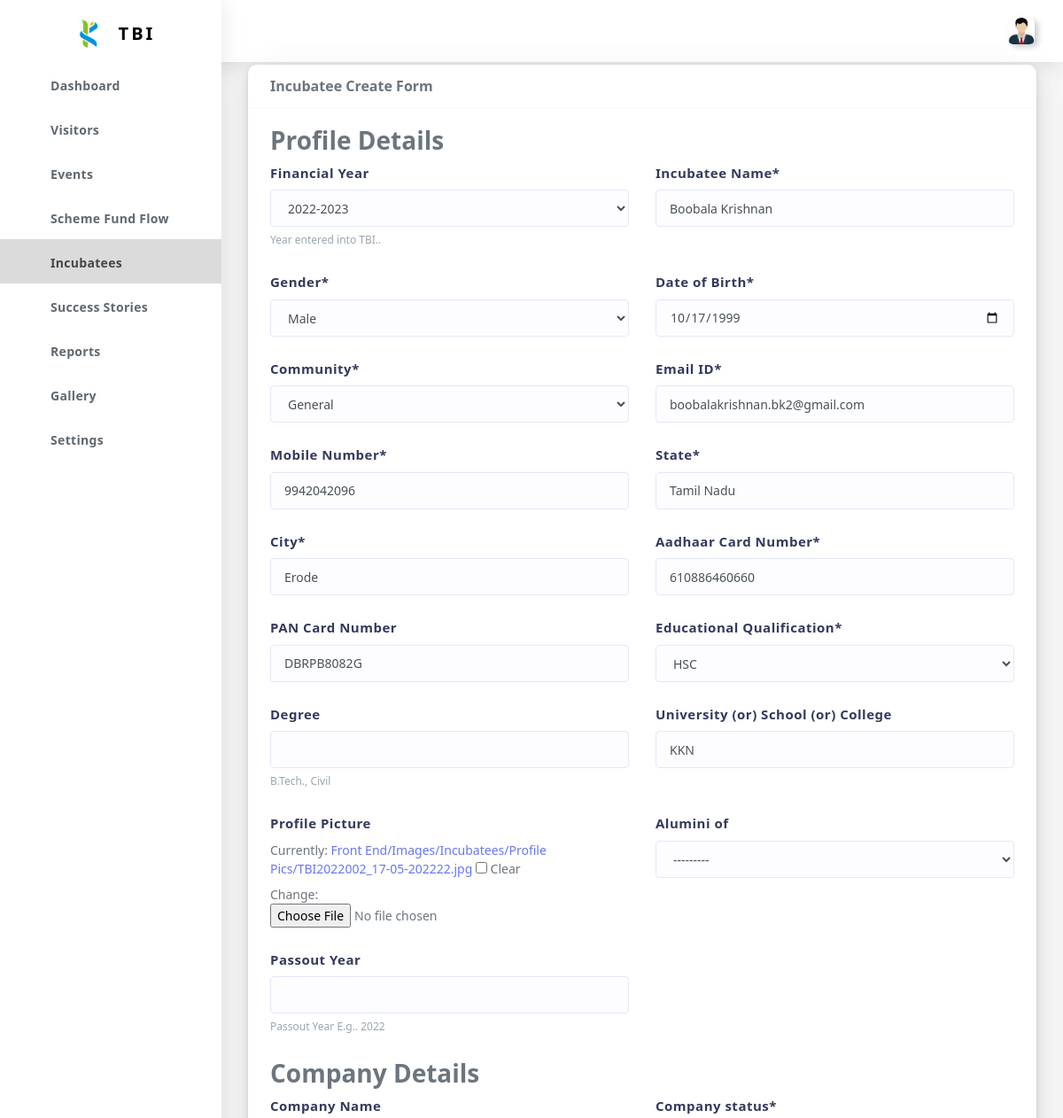
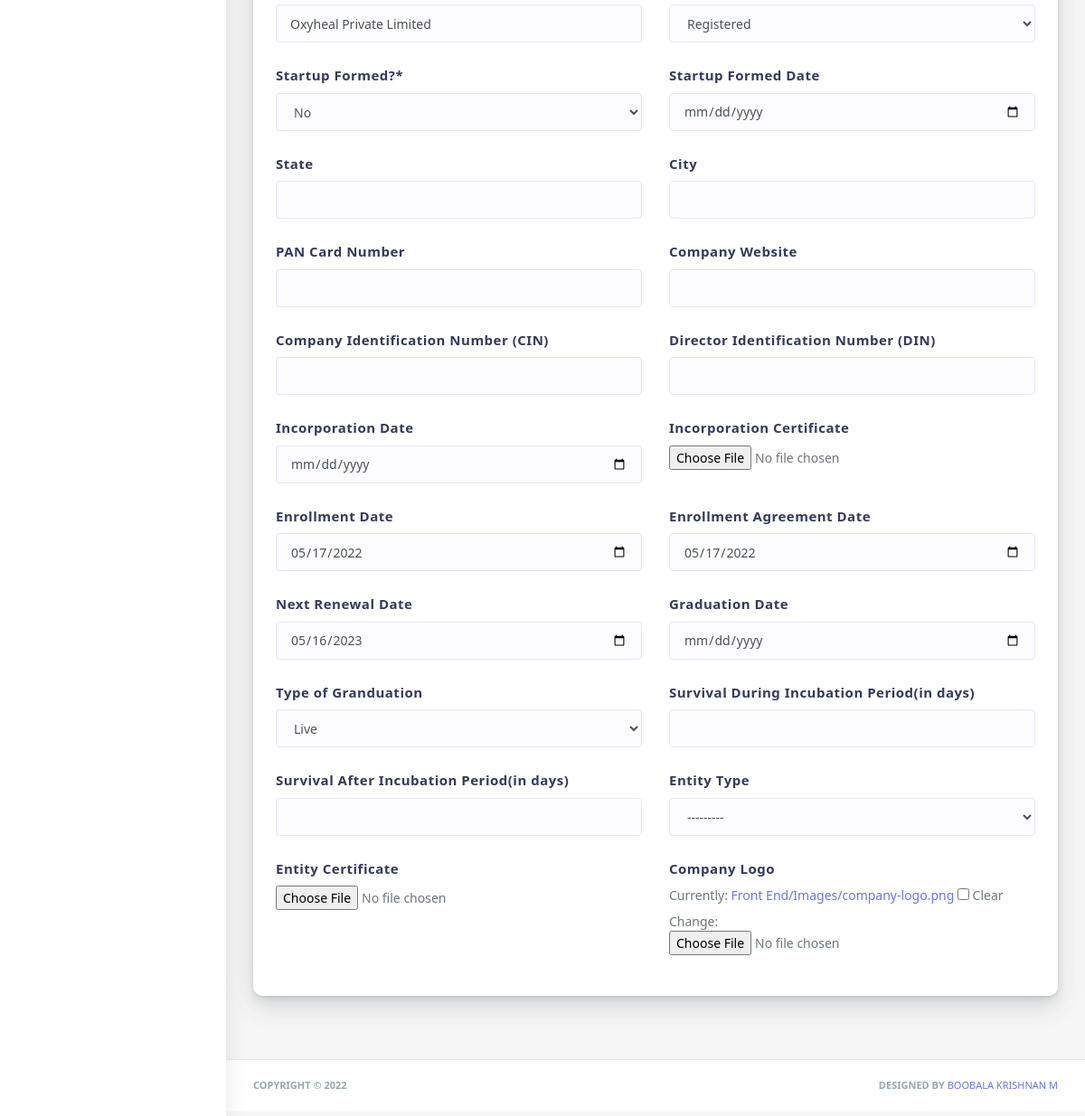
The page /editIncubatee/TBI@2022002 (signed in) on the database its author committed (2 pictures, top to bottom).
### Users/models.py (models this page shows, shortened)
class FinancialYear(models.Model):
    financialYear = models.CharField(
        max_length=12,
        validators=[
            RegexValidator(
                regex='^[0-9-]*$',
                message='Financial Year must be in the format YYYY-YYYY',
                code='invalid_username'
            ),
        ],
        verbose_name='Financial Year',
        primary_key=True,
    )
    def __str__(self):
        return self.financialYear

class Incubatee(models.Model):
    incubatee_ID = models.CharField(
        max_length=50,
        primary_key=True,
        verbose_name="Incubatee ID"
    )
    financialYear = models.ForeignKey(
        FinancialYear,
        on_delete=models.CASCADE, null=True,blank=True,
        verbose_name="Financial Year",
        help_text = "Year entered into TBI.."
    )
    name = models.CharField(
        max_length=50,
        validators=[validators['text']],
        verbose_name="Incubatee Name"
    )
    gender = models.CharField(
        max_length=8,
        choices=validators['gender'],
        verbose_name="Gender"
    )
    dob = models.DateField(verbose_name="Date of Birth")
    community = models.CharField(
        max_length=8,
        choices=validators['community'],
        verbose_name="Community"
    )
    mail = models.EmailField(
        max_length=60,
        verbose_name="Email ID",
    )
    mobile = models.CharField(
        max_length=10,
        validators=[validators["PhoneNumber"]],
        verbose_name="Mobile Number"
    )
    state = models.CharField(
        max_length=30, verbose_name="State"
    )
    city = models.CharField(
        max_length=30, verbose_name="City"
    )
    aadhaar = models.CharField(
        validators=[validators['Aadhaar']],
        max_length=12,
        null=False,
        verbose_name="Aadhaar Card Number",
        unique=True
    )
    pan = models.CharField(
        max_length=15,
        null=True,
        blank=True,
        validators=[validators['Pan']],
        verbose_name="PAN Card Number",
        unique=True
    )
    education = models.CharField(
        max_length=10,
        choices=validators['education'],
        verbose_name="Educational Qualification",
    )
    degree = models.CharField(
        max_length=15,
        default="",
        validators=[validators['textspecial']],
        verbose_name="Degree",
        null=True, blank=True,
        help_text="B.Tech., Civil"
    )
    university = models.CharField(
        max_length=50,
        default="",
        blank=True,null=True,
        validators=[validators['text']],
        verbose_name="University (or) School (or) College"
    )
    profile = models.ImageField(
        upload_to=incubatee_Photos,
        verbose_name='Profile Picture',
        null=True,
        blank=True,
        default='Front End/Images/user.png'
    )
    alumini = models.CharField(
        max_length=20,
        null=True,
        blank=True,
        verbose_name = "Alumini of ",
        choices=(
            ("KEC", "KEC"),
            ("KPIT", "KPIT"),
            ("ITI", "ITI"),
            ("Kongu Arts & Science", "Kongu Arts & Science"),
        ),
    )
    year = models.IntegerField(
        verbose_name="Passout Year",
        help_text="Passout Year E.g.. 2022",
        null = True,blank= True,
    )
    updateOn = models.DateField(default=datetime.date.today,null=True,blank=True)

class Company(models.Model):
    incubatee_ID = models.ForeignKey(
        Incubatee, on_delete=models.CASCADE,
        verbose_name= "Incubatee", null=True,
        blank=True
    )
    company_name = models.CharField(
        max_length=50,
        null=True,blank=True,
        verbose_name="Company Name"
    )
    company_status = models.CharField(
        max_length=20,
        choices=(
            ("Registered", "Registered"),
            ("Unregistered", "Unregistered"),
        ),
        default = "Unregistered"
    )
    startupFormed = models.CharField(
        max_length=3,
        choices=(("Yes", "Yes"), ("No", "No")),
        default="No",
        verbose_name="Startup Formed?",
    )
    startupFormedDate = models.DateField(
        null=True, blank=True,
        verbose_name="Startup Formed Date"
    )
    address_state = models.CharField(
        max_length=30, verbose_name="State",
        null=True, blank=True
    )
    address_city = models.CharField(
        max_length=30, verbose_name="City",
        null=True, blank=True
    )
    company_pan = models.CharField(
        max_length=15,
        null=True,
        blank=True,
        validators=[validators['Pan']],
        verbose_name="PAN Card Number",
        unique=True
    )
    url = models.URLField(
        verbose_name="Company Website",
        null=True,blank=True,
    )
    cin = models.CharField(
        max_length=20,
        null=True,
        blank=True,
        verbose_name="Company Identification Number (CIN)"
    )
    din = models.CharField(
        max_length=20,
        null=True,
        blank=True,
        verbose_name="Director Identification Number (DIN)"
    )
    incorporationDate = models.DateField(
        null=True, blank=True,
        verbose_name="Incorporation Date"
    )
    incorporationCertificate = models.FileField(
        upload_to=incorporation_Certificate,
        verbose_name='Incorporation Certificate',
        null=True,
        blank=True,
    )
    enrollmentDate = models.DateField(
        default=datetime.date.today,
        null=True, blank=True,
        verbose_name="Enrollment Date"
    )
    enrollmentagreementDate = models.DateField(
        default=datetime.date.today,
        null=True, blank=True,
        verbose_name="Enrollment Agreement Date"
    )
    renewalDate = models.DateField(
        null=True, blank=True,
        verbose_name="Next Renewal Date"
    )
    graduationDate = models.DateField(
        null=True, blank=True,
        verbose_name="Graduation Date"
    )
    graduationType = models.CharField(
        max_length=10,
        null=True, blank=True,
        choices=(
            ("Live", "Live"),
            ("Closed", "Closed"),
        ),
        default="Live",
        verbose_name="Type of Granduation",
    )
    survivalDuringIncubation = models.IntegerField(
        verbose_name="Survival During Incubation Period(in days)",
        null=True,blank=True
    )
    survivalAfterIncubation = models.IntegerField(
        verbose_name="Survival After Incubation Period(in days)",
        null=True,blank=True
    )
    entityDetails = models.ForeignKey(
        Entity, on_delete=models.CASCADE,
        verbose_name="Entity Type",
        null=True,blank=True
    )
    entityCertificate = models.FileField(
        upload_to=entity_Certificate,
        blank=True, null=True,
        verbose_name="Entity Certificate"
    )
    logo = models.ImageField(
        upload_to=company_Logo_Photos,
        verbose_name='Company Logo',
        null=True,
        blank=True,
        default='Front End/Images/company-logo.png'
    )
    updateOn = models.DateField(default=datetime.date.today,null=True,blank=True)

### Users/views.py (the view, shortened to what this page needs)
# urls.py: path('editIncubatee/<str:incubateeID>',views.editIncubatee,name = 'editIncubatee'),
@login_required(login_url='/login/')
def editIncubatee(request,incubateeID):
    success = 1
    form = IncubateeForm(instance = Incubatee.objects.get(incubatee_ID = incubateeID))
    form1 = CompanyEditForm(instance = Company.objects.get(incubatee_ID = incubateeID))
    return render(request, 'incubatee_profileEdit.html', {"form":form,"form1":form1,"incubateeID":incubateeID})

### Users/forms.py
class IncubateeForm(ModelForm):
    def __init__(self, *args, **kwargs):
        super(IncubateeForm, self).__init__(*args, **kwargs)
    class Meta:
        model = Incubatee
        exclude = ('incubatee_ID','updateOn')
        widgets = {
            'dob': DateInput(),
        }

class CompanyEditForm(ModelForm):
    def __init__(self, *args, **kwargs):
        super(CompanyEditForm, self).__init__(*args, **kwargs)
        for fields in self.fields:
            if fields in ['year']:
                self.fields[fields].widget.attrs['class'] += "datepicker"
    class Meta:
        model = Company
        exclude = ('incubatee_ID','updateOn',)
        widgets = {
            'startupFormedDate': DateInput(),
            'incorporationDate': DateInput(),
            'enrollmentDate': DateInput(),
            'enrollmentagreementDate': DateInput(),
            'renewalDate': DateInput(),
            'graduationDate': DateInput(),
        }

### Users/models.py (called while the page is built)
    def __str__(self):
        return self.entityName

### Front End/Templates/Incubatees/incubatee_profileEdit.html (shortened to what this page needs)
{% extends "body.html" %}
{% load crispy_forms_tags %}
{% load static %}
{% block CSS %}
<link rel="stylesheet" href="{% static 'Front End/CSS/bundles/iziToast.min.css' %}">
<link rel="stylesheet" href="{% static 'Front End/CSS/bundles/select2.min.css' %}">
{% endblock CSS %}
{% block content %}
<div class="main-content">
    <section class="section">
        <div class="section-body">
          <div class="row clearfix">
            <div class="col-lg-12 col-md-12 col-sm-12 col-xs-12">
              <div class="card">
                <div class="card-header">
                  <h4>Incubatee Create Form</h4>
                </div>
                <div class="card-body">
                  <form id="wizard_with_validation" method="POST" action="{% url 'editIncubatee' incubateeID=incubateeID %}" enctype="multipart/form-data">
                    <h3>Profile Details</h3>
                    <fieldset class="row">
                        {% for field in form %}
                        <div class="col-6">
                            <div class="form-group">
                                {{ field|as_crispy_field }}
                            </div>
                        </div>
                        {% endfor %}
                    </fieldset>
                    <h3>Company Details</h3>
                    <fieldset class="row">
                        {% for field in form1 %}
                        <div class="col-6">
                            <div class="form-group">
                                {{ field|as_crispy_field }}
                            </div>
                        </div>
                        {% endfor %}
                    </fieldset>
                  </form>
                </div>
              </div>
            </div>
        </div>
        </div>
      </section>
</div>
{% endblock content %}

### Front End/CSS/components.css (style rules this page uses)
.clearfix:after { visibility: hidden; display: block; font-size: 0; content: ' '; clear: both; height: 0; }

### rows shown on the page
FinancialYear: form "2022-2023"
Incubatee: form "Boobala Krishnan" "Male" "10/17/1999" "General" "boobalakrishnan.bk2@gmail.com" "9942042096" "Tamil Nadu" "Erode" "610886460660" "DBRPB8082G" "HSC" "KKN" "---------"
Company: form1 "Oxyheal Private Limited" "Registered" "No" "05/17/2022" "05/17/2022" "05/16/2023" "Live" "---------"
